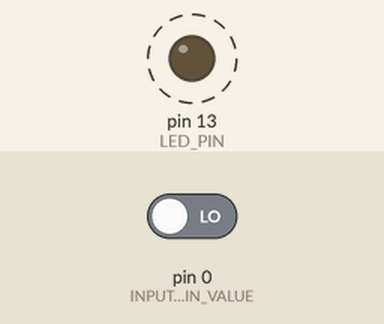
This sketch was run on a simulated Arduino Uno, built with avr-gcc and run on an emulated ATmega328P. Parts: output pins drawn as LEDs (lit = HIGH). Dashed ring = blinking. The inputs (shaded band) are chosen by the test bench; at power-on: pin 0 (INPUT_PIN_VALUE) LOW.

Above: at 1.3 s.
1.7 s: pin 0 (INPUT_PIN_VALUE) driven HIGH
At 3.0 s:
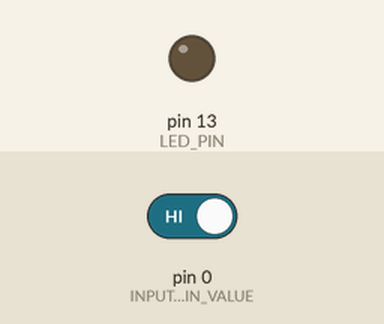
3.3 s: pin 0 (INPUT_PIN_VALUE) driven LOW
At 3.6 s:
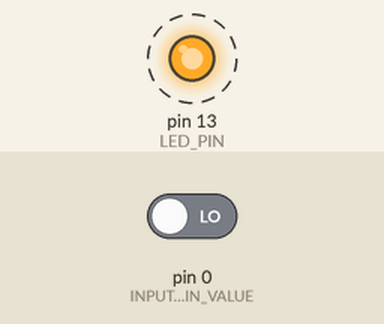
Timing chart, 0 to 12.3 s (numbered marks = the images above; inputs shaded):
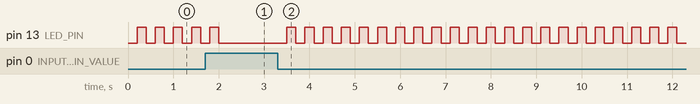

The sketch:

Switch.ino
```cpp
/* PRACTICAS ARDUINO PROYECTO                                       25/10/2018

NOMBRE : JAVIER
APELLIDOS : PRESMANES CARDAMA
NUMERO PRACTICA : 2
NOMBRE PRACTICA : SWITCH
CURSO : 2º CICLO SUPERIOR EN SISTEMAS DE TELECOMUNICACIONES E INFORMATICOS
CORREO : presmanes3@gmail.com

*/

#define LED_PIN 13
#define INPUT_PIN 5

bool INPUT_PIN_VALUE = 0;

void setup() {
  pinMode(LED_PIN, OUTPUT);  // Declaramos el led como salida
  pinMode(INPUT_PIN, INPUT); // Declaramos el switch como entrada
}

void loop() {
  if (digitalRead(INPUT_PIN_VALUE)) { // Si lo que leemos es 1
    digitalWrite(LED_PIN, 0);         // Apaga el led
  } else {                            // Si no es 1 (es 0)
    digitalWrite(LED_PIN, 0);         // Apaga el led
    delay(200);                       // Esperamos 200ms
    digitalWrite(LED_PIN, 1);         // Enciende el led
    delay(200);                       // Esperamos 200ms
  }
}
```

Measured:
- after the input at 1.7 s, pin 13 (LED_PIN): goes on until 2.0 s, then stays LOW
- after the input at 3.3 s, pin 13 (LED_PIN): alternates HIGH for 0.20 s and LOW for 0.20 s, starting after 0.20 s
- by itself, pin 13 (LED_PIN): alternates HIGH for 0.20 s and LOW for 0.20 s
